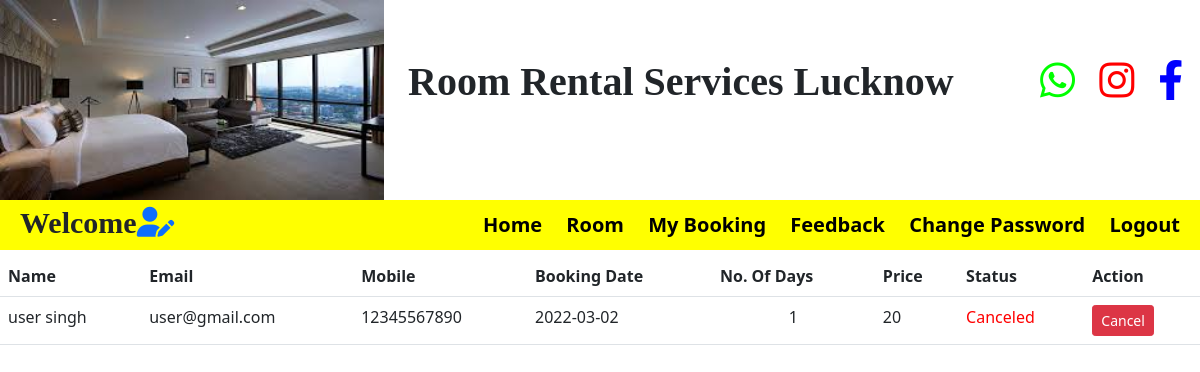
The page /my_booking (signed in) on the database its author committed.
### room/models.py (models this page shows)
class Booking(models.Model):
    room_no=models.CharField(max_length=30,null=True)
    full_name=models.CharField(max_length=30,null=True)
    email_id=models.CharField(max_length=30,null=True)
    contact1=models.CharField(max_length=30,null=True)
    contact2=models.CharField(max_length=30,null=True)
    gender=models.CharField(max_length=30,null=True)
    booking_date=models.CharField(max_length=30,null=True)
    total_days=models.CharField(max_length=30,null=True)
    price=models.CharField(max_length=30,null=True)
    dob=models.CharField(max_length=30,null=True)
    status=models.CharField(max_length=30,null=True)

### room/views.py (the view)
# urls.py: path('my_booking',my_booking,name='my_booking'),
def my_booking(request):
    data=Booking.objects.all()
    d={'data':data}
    return render(request,'my_booking.html',d)

### room/templates/my_booking.html (shortened to what this page needs)
{% include 'user_navigation.html' %}
<table class="table">
    <tr>
        <th>Name</th>
        <th>Email</th>
        <th>Mobile</th>
        <th>Booking Date</th>
        <th>No. Of Days</th>
        <th>Price</th>
        <th>Status</th>
        <th>Action</th>
    </tr>
    {% for i in data %}
    {% if i.email_id == user.username %}
    <tr>
        <td>{{i.full_name}}</td>
        <td>{{i.email_id}}</td>
        <td>{{i.contact1}} <br>{{i.contact2}}</td>
        <td>{{i.booking_date}}</td>
        <td align="center">{{i.total_days}}</td>
        <td>{{i.price}}</td>
        {% if i.status == "Canceled" %}
        <td style="color:red;">{{i.status}}</td>
        {% endif %}
        <td><a href="{% url 'delete_booking' i.id %}" onclick="return confirm('Are you sure?')" class="btn btn-danger btn-sm">Cancel</a></td>
    </tr>
    {% endif %}
    {% endfor %}
</table>

### rows shown on the page
Booking: full_name "user singh", email_id "user@gmail.com", contact1 "12345567890", booking_date "2022-03-02", total_days "1", price "20", status "Canceled"
